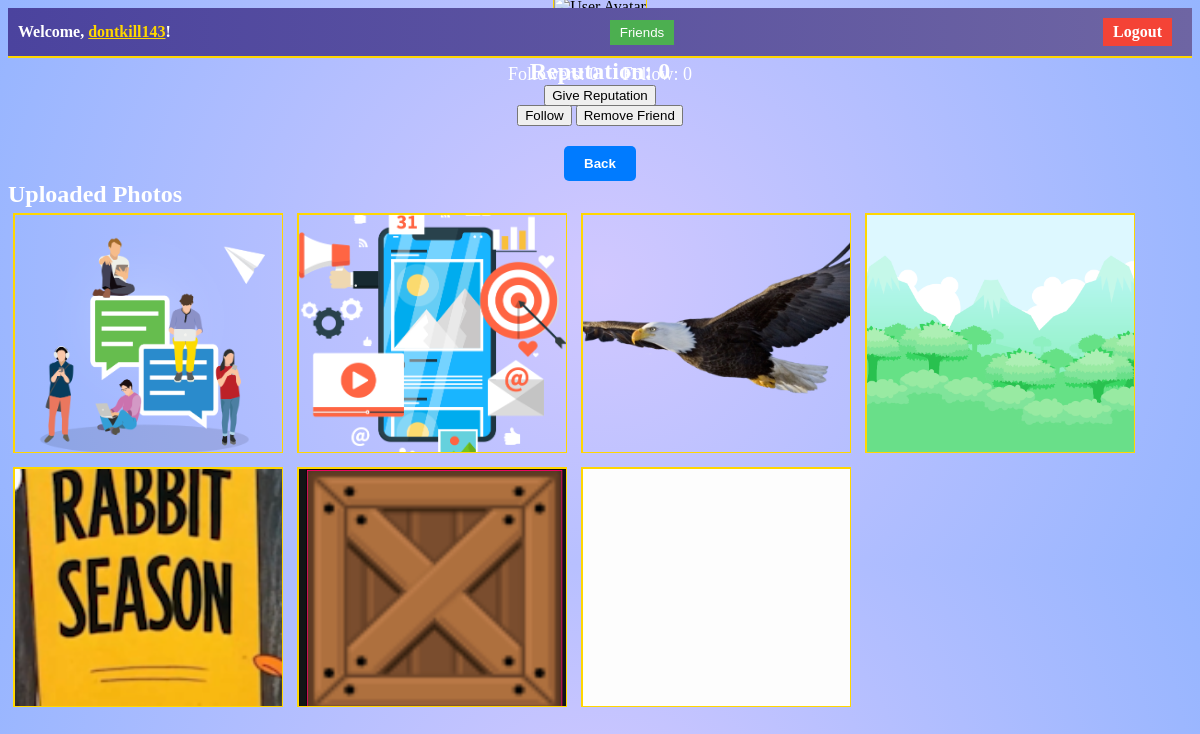
Screenshot of /user_profile/dontkill10 (signed in) with the database file from the repository.
### main.py (models this page shows, shortened)
class User(db.Model, UserMixin):
    id = db.Column(db.Integer, primary_key=True)
    username = db.Column(db.String(80), unique=True, nullable=False)
    password = db.Column(db.String(120), nullable=False)
    email = db.Column(db.String(120), unique=True, nullable=False)
    profile_photo = db.Column(db.String(255))  # Add this line
    profile_photos = db.Column(db.String(1000))  # Store a list of filenames
    likes = db.relationship("Like", backref="user", lazy=True)
    reputation = db.Column(db.Integer, default=0)
    last_given_reputation_timestamp = db.Column(db.DateTime, default=None)
    reputation_given_count = db.Column(db.Integer, default=0)
    coins = db.Column(db.Integer, default=10)  # Initialize coins to 10
    selected_border_color = db.Column(db.String(20))  # Store the selected border color
    selected_username_color = db.Column(
        db.String(7)
    )  # Store color as a hex string (e.g., "#RRGGBB")
    selected_username_comment = db.Column(db.String(7))  # Store color for comment
    uploaded_photo_count = db.Column(db.Integer, default=0)  # Initialize with 0
    trivia_score = db.Column(
        db.Integer, default=0
    )  # Add this line to store the trivia score
    has_purchased_border_width = db.Column(db.Boolean, default=False)
    selected_border_width = db.Column(
        db.Integer, default=1
    )  # Default border width is 1px
    last_seen = db.Column(db.DateTime, default=datetime.utcnow)
    reset_token = db.Column(db.String(100), nullable=True)
    followers = db.relationship(
        "User",
        secondary="followers",
        primaryjoin="User.id==followers.c.followee_id",
        secondaryjoin="User.id==followers.c.follower_id",
        backref="following",
    )
    friends = relationship(
        "User",
        secondary="friendship",
        primaryjoin=id == Friendship.user_id,
        secondaryjoin=id == Friendship.friend_id,
    )

class Photo(db.Model):
    id = db.Column(db.Integer, primary_key=True)
    filename = db.Column(db.String(255), nullable=False)
    user_id = db.Column(db.Integer, db.ForeignKey("user.id"), nullable=False)
    user = db.relationship("User", backref=db.backref("photos", lazy=True))
    likes = db.relationship(
        "Like", backref="photo", lazy=True, cascade="all, delete-orphan"
    )
    comments = db.relationship(
        "Comment", backref="photo_ref", lazy=True, cascade="all, delete-orphan"
    )
    border_color = db.Column(
        db.String(20)
    )  # Store the border color associated with the photo
    border_width = db.Column(db.Integer)

### main.py (the view)
@app.route("/user_profile/<username>")
@login_required
def user_profile(username):
    if not current_user.profile_photo:
        current_user.profile_photo = "placeholder.png"  # Set the default profile photo
    user = User.query.filter_by(username=username).first()
    if user:
        user_reputation = (
            user.reputation
        )  # Replace 'reputation' with the actual field in your User model
        user_uploaded_photos = Photo.query.filter_by(user_id=user.id).all()
        return render_template(
            "user_profile.html",
            user=user,
            reputation=user_reputation,
            user_uploaded_photos=user_uploaded_photos,
        )
    else:
        flash("User not found.", "error")
        return redirect(url_for("dashboard"))

### main.py (called while the page is built)
@login_manager.user_loader
def load_user(user_id):
    return User.query.get(int(user_id))

@app.before_request
def update_last_seen():
    if current_user.is_authenticated:
        current_user.last_seen = datetime.now(timezone.utc)
        db.session.commit()

### templates/user_profile.html (shortened to what this page needs)
<!DOCTYPE html>
<html lang="en">
<head>
    <link rel="stylesheet" href="{{ url_for('static', filename='user_profile.css') }}">
</head>
<body>
<div class="navbar">
    <span>Welcome, <a href="{{ url_for('profile') }}" class="username-link"><span class="username">{{ current_user.username }}</span></a>!</span>
    <button class="friends-button" onclick="window.location.href='{{ url_for('friends') }}'">Friends</button>
    <a href="{{ url_for('logout') }}" class="logout-button">Logout</a>
</div>
<div class="reputation-section">
    <h2 class="reputation-text">Reputation: <span id="reputation-count">{{ reputation }}</span></h2>
    <button id="give-reputation-button" data-receiver-user-id="{{ user.id }}">
        Give Reputation
    </button>
</div>
<div class="profile-container">
    <div class="profile-avatar">
        <img src="{{ url_for('static', filename='uploads/profile-photo/' ~ user.profile_photo) }}" alt="User Avatar">
    </div>
    <div class="profile-info">
        <h1 class="username-info">
    <span class="user-status" data-last-seen="{{ user.last_seen }}"></span>
</h1>
        <div class="profile-header">
            <div class="follower-following-counts">
                <div class="follower-count">Followers: {{ user.followers|length }}</div>
                <div class="following-count">Follow: {{ user.following|length }}</div>
            </div>
            <div class="follow-unfollow-button">
                <button
                    id="follow-btn"
                    data-user-id="{{ user.id }}"
                >
                </button>
  {% if current_user != user %}
      {% if user in current_user.friends %}
        <button id="remove-friend-button" data-username="{{ user.username }}">Remove Friend</button>
      {% else %}
        <button id="add-friend-button" data-username="{{ user.username }}">Add Friend</button>
      {% endif %}
  {% endif %}
            </div>
        </div>
        <div class="center-button">
            <button class="back-button" onclick="window.location.href='{{ url_for('dashboard') }}'">Back</button>
        </div>
        <div class="dashboard-content">
            <div class="uploaded-photos-section">
                <h2>Uploaded Photos</h2>
                <div class="uploaded-photos-grid">
                    {% for uploaded_photo in user_uploaded_photos %}
                        <div class="uploaded-photo-box">
                            <div class="uploaded-photo">
                                <img src="{{ url_for('static', filename='uploads/' ~ uploaded_photo.filename) }}" alt="Uploaded Photo" class="profile-image" data-image-src="{{ url_for('static', filename='uploads/' ~ uploaded_photo.filename) }}">
                            </div>
                        </div>
                    {% endfor %}
                </div>
            </div>
        </div>
    </div>
</div>
</body>
</html>

### static/user_profile.css (style rules this page uses)
body { background: radial-gradient(circle, #d1c8ff, #96b5ff); }
h1, h2, h3, p, ul, li { margin: 0; padding: 0; color: white; }
.navbar { background: linear-gradient(90deg, #4b439e, #6e65a3); color: white; padding: 10px; display: flex; justify-content: space-between; align-items: center; font-weight: bold; border-bottom: 2px solid gold; text-align: right; position: relative; }
.navbar .username { cursor: pointer; text-decoration: underline; }
.navbar .logout-button { background-color: #4caf50; color: #fff; border: none; padding: 5px 10px; margin-right: 10px; cursor: pointer; text-decoration: none; }
.navbar .friends-button { background-color: #4caf50; color: #fff; border: none; padding: 5px 10px; cursor: pointer; text-decoration: none; margin-left: 10px; }
.navbar .logout-button { background-color: #f44336; }
.username { color: gold; cursor: pointer; }
.logout-button { text-decoration: none; transition: color 0.3s; }
.profile-container { display: flex; flex-direction: column; justify-content: center; align-items: center; height: 50vh; }
.reputation-section { display: flex; flex-direction: column; justify-content: center; align-items: center; }
.back-button { padding: 10px 20px; background-color: #007bff; color: white; border: none; border-radius: 5px; cursor: pointer; font-weight: bold; transition: background-color 0.3s, color 0.3s; }
.center-button { text-align: center; }
.follower-following-counts { text-align: center; margin-top: 10px; }
.follower-count, .following-count { display: inline-block; color: white; font-size: 18px; margin: 0 10px; }
.profile-info h1 { text-align: center; color: white; font-size: 24px; margin-top: 10px; }
#follow-btn { margin-top: 20px; margin-bottom: 20px; }
.follow-unfollow-button { text-align: center; }
.profile-avatar img { width: 80px; height: 80px; object-fit: cover; border: 1px solid gold; }
.uploaded-photo-box { display: inline-block; margin: 5px; width: 268px; height: 238px; border: 1px solid gold; overflow: hidden; }
.uploaded-photo { width: 100%; height: 100%; display: block; object-fit: contain; }
.uploaded-photo img { width: 100%; height: 100%; object-fit: cover; border: 1px solid gold; }
@media (min-width: 768px) { .uploaded-photo-box:nth-child(3n+1) { clear: left; } }
.user-status.online { color: green; }

### rows the page displays
User: username "dontkill143"
Photo: filename (picture)
Photo: filename (picture)
Photo: filename (picture)
Photo: filename (picture)
Photo: filename (picture)
Photo: filename (picture)
Photo: filename (picture)

### other values shown
{{ reputation }} "0"
{{ user.followers|length }} "0"
{{ user.following|length }} "0"
